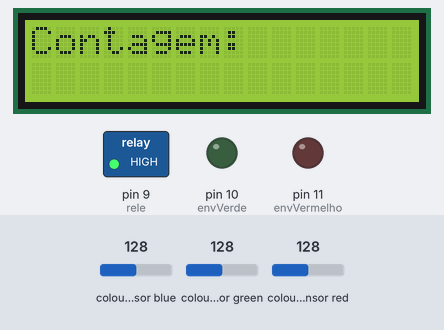
The sketch below on a simulated Arduino Uno, built for the host (arithmetic inside an expression is 32-bit, double 64-bit). Shown: 16×2 character LCD, switched loads named in the sketch (green lamp = pin HIGH), output pins drawn as LEDs (lit = HIGH). The inputs (shaded band) are chosen by the test bench; at power-on: colour sensor green 128, colour sensor red 128, colour sensor blue 128. What the sketch prints to the serial monitor is not drawn.

Above: at 1.2 s.
1.3 s: colour sensor green set to 132
At 1.7 s:
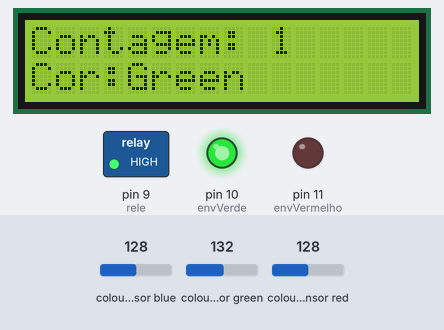
4.7 s: colour sensor red set to 137
At 6.2 s:
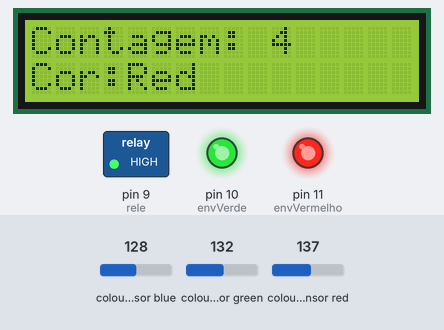
8.1 s: colour sensor blue set to 191
At 10.3 s:
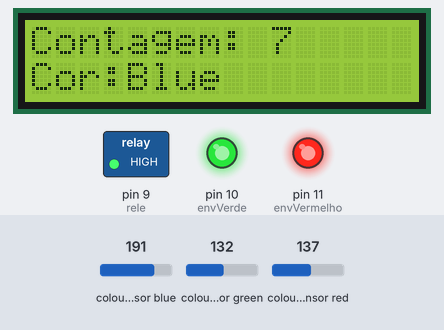
11.5 s: colour sensor green set to 250
At 13.0 s:
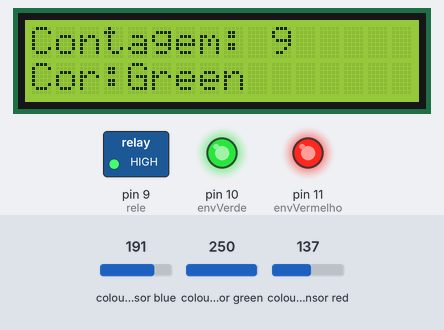
Timing chart, 0 to 14.5 s (numbered marks = the images above; inputs shaded):
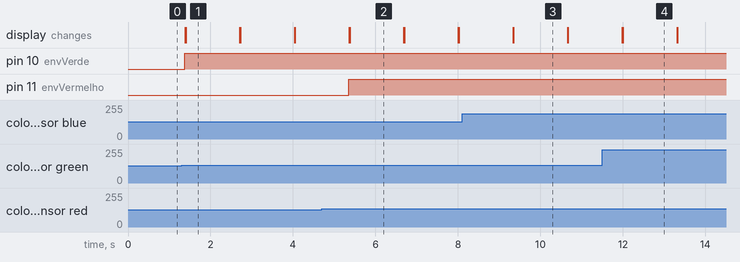

Measured:
- the behaviour switches between 128 and 129 on colour sensor green (found by bisection; images 0 and 1)
- the behaviour switches between 132 and 133 on colour sensor red (found by bisection; images 1 and 2)
- after the input at 1.3 s, pin 10 (envVerde): LOW → HIGH after 0.07 s; the display: first changes after 0.09 s (image 1 shows a later state)
- after the input at 4.7 s, pin 11 (envVermelho): LOW → HIGH after 0.65 s; the display: first changes after 0.66 s (image 2 shows a later state)
- after the input at 8.1 s, the display: first changes after 1.2 s (image 3 shows a later state)
- after the input at 11.5 s, the display: first changes after 0.49 s (image 4 shows a later state)
- what the display in image 1 shows lasts 1.3 s, from 1.4 s to 2.7 s

The sketch:

codigo.ino
```cpp
#include <Wire.h>
#include <LiquidCrystal_I2C.h>
#include <SoftwareSerial.h>
#include <Adafruit_TCS34725.h>
#include <Ultrasonic.h>

Adafruit_TCS34725 tcs = Adafruit_TCS34725(0x29);
SoftwareSerial Esp = SoftwareSerial(3,2);
LiquidCrystal_I2C lcd(0x27, 16, 2);

HC_SR04 sensor(13,12);
String cor = " ";
int objectCount = 0;
long duration, distance;
float r, g, b;
const int rele = 9;
const int envAzul = 9;
const int envVerde = 10;
const int envVermelho = 11;

void setup() {

  lcd.init();
  lcd.backlight();

  pinMode(rele, OUTPUT);
  pinMode(envVerde, OUTPUT);
  pinMode(envVermelho, OUTPUT);
  pinMode(envAzul, OUTPUT);

  digitalWrite(rele, HIGH);

  if(tcs.begin()){
    Serial.println("Sensor encontrado");
  }else{
    Serial.println("Sensor não encontrado");
    while(1);
  }


  Serial.begin(9600);
  Esp.begin(9600);

}

void loop() {

  double distancia = (double)sensor.distance();

  digitalWrite(rele, HIGH);

  lcd.setCursor(0, 0);
  lcd.print("Contagem: ");
  tcs.getRGB(&r, &g, &b);

  Serial.println(sensor.distance());
  if(distancia < 9){

    objectCount++;
    delay(1200);
    tcs.getRGB(&r, &g, &b);
    Serial.print("Vermelho");Serial.println(r);
    Serial.print("Verde");Serial.println(g);
    Serial.print("Azul");Serial.println(b);
    if(b > g && b > r){

      digitalWrite(envAzul, HIGH);
      cor = "Blue";


    }else if(r > g && r > b){

      digitalWrite(envVermelho, HIGH);
      cor = "Red";

    }else if(g > r && g > b){

      digitalWrite(envVerde, HIGH);
      cor = "Green";

    }

    lcd.clear();
    lcd.setCursor(10, 0);
    lcd.print(objectCount);
    lcd.setCursor(0,1);
    lcd.print("Cor:");
    lcd.setCursor(4,1);
    lcd.print(cor);

    }


}
```
